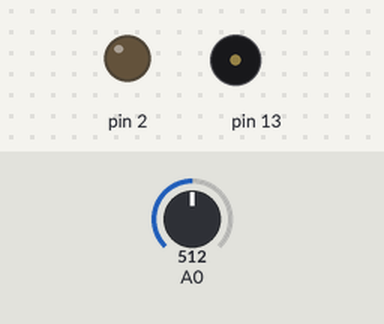
A sketch run on a simulated Arduino Uno, built with avr-gcc and run on an emulated ATmega328P. Parts: output pins drawn as LEDs (lit = HIGH), buzzer (waves = sounding). The inputs (shaded band) are chosen by the test bench; at power-on: A0 = 512. EEPROM starts erased; what the sketch prints to the serial monitor is not drawn.

Above: at 5.7 s.
5.8 s: A0 set to 522
8.5 s: A0 set to 495
Timing chart, 0 to 11.5 s (numbered marks = the images above; inputs shaded):
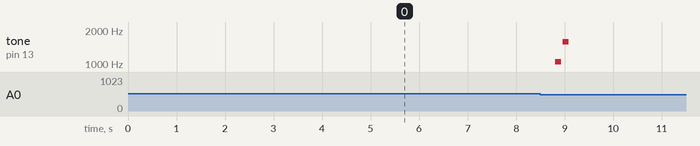

Measured:
- after the input at 5.8 s, every drawn part: stays the same
- after the input at 8.5 s, tone on pin 13: silent → 1047 Hz after 0.30 s, → silent 0.13 s later, → 1568 Hz 0.04 s later, → silent 0.13 s later

The sketch:

traffic_counter_software_v5.ino
```cpp
// (licence header left out)
#include <EEPROM.h>
#include "EEPROMAnything.h"
#define NOTE_C6  1047
#define NOTE_E6  1319
#define NOTE_G6  1568
#define MEM_SIZE 512 //EEPROM memory size (remaining 2 bytes reserved for count)

// notes in the melody:
int melody[] = {
  NOTE_C6, NOTE_G6};
int noteDurations[] = {
  8,8};
int trigger_value; // pressure reading threshold for identifying a bike is pressing.
int threshold = 2; //change this amount if necessary. tunes sensitivity.
int the_tally; //total amount of sensings.
int incomingByte = 0;   // for incoming serial data
int the_time_offset; // in case of power out, it starts counting time from when the power went out.
int latest_minute;
int the_wheel_delay = 50; //number of milliseconds to create accurate readings for cars. prevents bounce.
int car_timeout = 3000;
long the_wheel_timer; //for considering that double wheel-base of cars, not to count them twice.
int the_max = 0;
int is_measuring = 0;
int count_this = 0;
int strike_number = 0;
float wheel_spacing = 2.7500; //average spacing between wheels of car (METERS)
float first_wheel = 0.0000000;
float second_wheel= 0.0000000;
float wheel_time = 0.0000000;
float the_speed = 0.0000000;
int time_slot;
int speed_slot;
int all_speed;


void setup() {
  pinMode(A0, INPUT);
  pinMode(2, OUTPUT);
  pinMode(13, OUTPUT);
  Serial.begin(9600);
  // make_tone();
  //update the tally variable from memory:
  EEPROM_readAnything(0,  the_tally); //the tally is stored in position 0. assigns the read value to 'the_tally'.
  EEPROM_readAnything((the_tally*2)+1, the_time_offset); //read the last time entry

  if (the_tally < 0) { //for formatting the EEPROM for a new device.
    erase_memory();
  }
  // read local air pressure and create offset.
  trigger_value = analogRead(A0) + threshold;
  delay(1000);
  Serial.println("Hello, Welcome to the DIY Traffic Counter");
  Serial.println("Developed by Tomorrow Lab in NYC");
  Serial.println("___________________________________________________");
  Serial.println("");
  Serial.print("Local Air Pressure: ");
  Serial.println(trigger_value - threshold);
  Serial.println("___________________________________________________");
  Serial.println("");
  Serial.println("ENTER 1 TO PRINT MEMORY");
  Serial.println("ENTER 2 TO ERASE MEMORY");
  Serial.println("___________________________________________________");


}

void loop() {
  //Serial.println(analogRead(A0));

  //1 - TUBE IS PRESSURIZED INITIALLY
  if (analogRead(A0) > trigger_value) {
    if (strike_number == 0 && is_measuring == 0) { // FIRST HIT
      Serial.println("");
      Serial.println("Car HERE. ");
      first_wheel = millis();
      is_measuring = 1;
    }
    if (strike_number == 1 && is_measuring == 1) { // SECOND HIT
      Serial.println("Car GONE.");
      second_wheel = millis();
      is_measuring = 0;
    }
  }


  //2 - TUBE IS STILL PRESSURIZED
  while(analogRead(A0) > the_max && is_measuring == 1) { //is being pressed, in all cases. to measure the max pressure.
    the_max = analogRead(A0);
  }


  //3 - TUBE IS RELEASED
  if (analogRead(A0) < trigger_value - 1 && count_this == 0) { //released by either wheel
    if (strike_number == 0 && is_measuring == 1 && (millis() - first_wheel > the_wheel_delay)) {
      strike_number = 1;
    }
    if (strike_number == 1 && is_measuring == 0 && (millis() - second_wheel > the_wheel_delay) ) {
      count_this = 1;
    }
  }


  //4 - PRESSURE READING IS ACCEPTED AND RECORDED
  if ((analogRead(A0) < trigger_value - 1) && ((count_this == 1 && is_measuring == 0) || ((millis() - first_wheel) > car_timeout) && is_measuring == 1)) { //has been released for enough time.
    make_tone(); //will buzz if buzzer attached, also LED on pin 13 will flash.
    the_tally++;
    time_slot = the_tally*2;
    speed_slot = (the_tally*2)+1;
    Serial.print("Pressure Reached = ");
    Serial.println(the_max);
    Serial.print("Current Count = ");
    Serial.println(the_tally);
    // Write the configuration struct to EEPROM
    EEPROM_writeAnything(0, the_tally); //puts the value of x at the 0 address.
    //Serial.print("time between wheels = ");
    wheel_time = ((second_wheel - first_wheel)/3600000);
    //Serial.println(wheel_time);
    int time = ((millis()/1000)/60) + the_time_offset + 1; // the number of seconds since first record.
    EEPROM_writeAnything(time_slot, time); //puts the value of y at address 'the_tally'.
    the_speed = (wheel_spacing/1000)/wheel_time;
    if (the_speed > 0 ) {
      Serial.print("Estimated Speed (km/h) = ");
      Serial.println(the_speed);
      EEPROM_writeAnything(speed_slot, int(the_speed)); //puts the value of y at address 'the_tally'.
    }
    else {
      Serial.println("Speed not measureable");
      EEPROM_writeAnything(speed_slot, 0); //puts the value of y at address 'the_tally'.
    }

    //RESET ALL VALUES
    the_max = 0;
    strike_number = 0;
    count_this = 0;
    is_measuring = 0;

  }


  if (Serial.available() > 0) {
    // read the incoming byte:
    incomingByte = Serial.read();
    if (incomingByte == '1') {
      print_memory();
    }
    if (incomingByte == '2') {
      Serial.println("");
      Serial.println("ARE YOU SURE YOU WANT TO ERASE THE MEMORY? Enter Y/N");
    }
    if (incomingByte == 'N' || incomingByte == 'n') {
      Serial.println("MEMORY ERASE CANCELLED");
      Serial.println("___________________________________________________");
    }
    if (incomingByte == 'Y' || incomingByte == 'y') {
      erase_memory();
      print_memory();
    }
  }
}


void print_memory() {
  //raw_print_memory();
  if (the_tally > 0) {
    Serial.println("");
    Serial.println("Count , Time (Minutes) , Speed (km/h)");
    for (int i=1; i<= the_tally; i++){
      Serial.print(i);
      Serial.print(" , ");
      long y = EEPROM.read(2*i);
      Serial.print(y);
      Serial.print(" , ");
      long z = EEPROM.read((2*i)+1);
      Serial.println(z);
      all_speed = (all_speed+z); //add all the speeds together to find average.
      latest_minute = y;
    }
  }

  Serial.println("");
  Serial.print("Total Cars, ");
  Serial.println(the_tally);//read memory
  Serial.print("Total Minutes Measured, ");
  Serial.println(latest_minute);
  Serial.print("Traffic Rate (cars per min), ");
  if ((the_tally/latest_minute) <= 0) {
    Serial.println("0");
  }
  else {
    Serial.println(the_tally/latest_minute);
  }
  Serial.print("Average Car Speed (km per hour), ");
  if ((all_speed/the_tally) <= 0) {
    Serial.println("0");
  }
  else {
    Serial.println(all_speed/the_tally);
  }
  Serial.println("___________________________________________________");
}


void raw_print_memory(){

  Serial.println("EEPROM REPORT: ");
  Serial.print("[");
  for (int i = 0; i <= MEM_SIZE; i++)
  {
    int h = EEPROM.read(i);
    Serial.print(h);
    if (i < MEM_SIZE)
    Serial.print(",");
  }
  Serial.println("]");

}

void erase_memory() {
  //erase current tally
  Serial.println("");
  Serial.println("ERASING MEMORY ...");
  for (int i = 0; i <= MEM_SIZE; i++){
    EEPROM.write(i, 0);
  }
  the_tally = 0;
  the_time_offset = 0;
  latest_minute = 0;
}


void make_tone() {
  for (int thisNote = 0; thisNote < 2; thisNote++) {

    //to calculate the note duration, take one second
    //divided by the note type.
    //e.g. quarter note = 1000 / 4, eighth note = 1000/8, etc.
    int noteDuration = 1000/noteDurations[thisNote];
    tone(13, melody[thisNote],noteDuration);

    //to distinguish the notes, set a minimum time between them.
    //the note's duration + 30% seems to work well:
    int pauseBetweenNotes = noteDuration * 1.30;
    delay(pauseBetweenNotes);
    //stop the tone playing:
    noTone(13);
  }
}
```

EEPROMAnything.h
```cpp
#include "Arduino.h"
#include <EEPROM.h>

template <class T> int EEPROM_writeAnything(int ee, const T& value)
{
    const byte* p = (const byte*)(const void*)&value;
    int i;
    for (i = 0; i < sizeof(value); i++)
	  EEPROM.write(ee++, *p++);
    return i;
}

template <class T> int EEPROM_readAnything(int ee, T& value)
{
    byte* p = (byte*)(void*)&value;
    int i;
    for (i = 0; i < sizeof(value); i++)
	  *p++ = EEPROM.read(ee++);
    return i;
}
```
